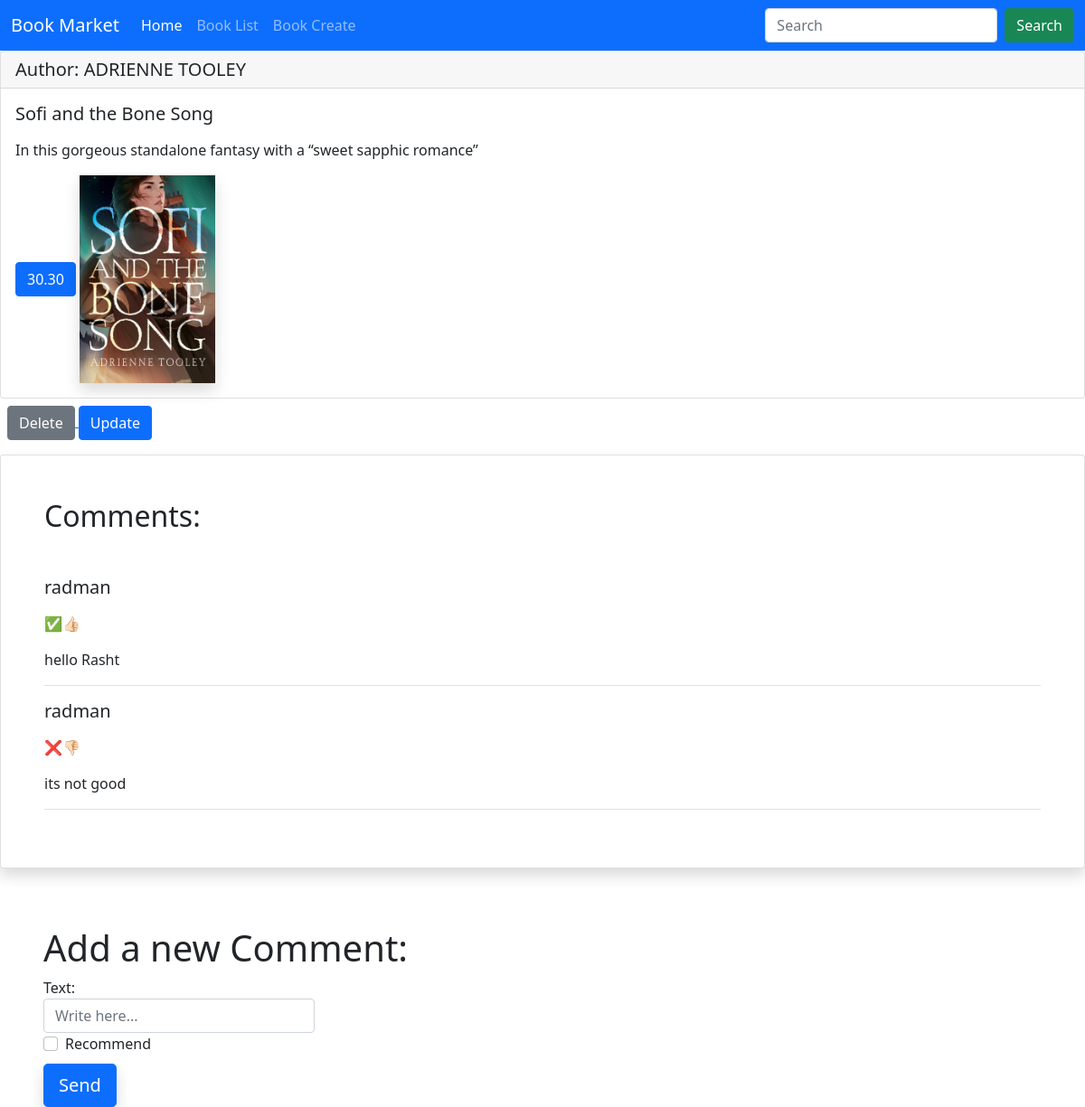
The page /books/2/ on the database its author committed.
### books/models.py (models this page shows, shortened)
class Book(models.Model):
    title = models.CharField(max_length=200)
    author = models.CharField(max_length=200)
    description = models.TextField()
    price = models.DecimalField(max_digits=5, decimal_places=2)
    cover = models.ImageField(upload_to='covers/', blank=True)

class Comment(models.Model):
    user = models.ForeignKey(get_user_model(), on_delete=models.CASCADE)
    book = models.ForeignKey(Book, on_delete=models.CASCADE, related_name='comments')
    text = models.TextField()
    is_active =models.BooleanField(default=True)
    recommend = models.BooleanField(default=True)
    datetime_created = models.DateTimeField(auto_now_add=True)

### accounts/models.py (models this page shows)
class CustomUser(AbstractUser):
    age = models.PositiveIntegerField(null=True, blank=True)

### books/views.py (the view)
# urls.py: path('<int:pk>/', book_detail_view, name='book_detail'),
def book_detail_view(request, pk):
    book = get_object_or_404(Book, pk=pk)
    comments = book.comments.all()
    if request.method=='POST':
        comment_form = CommentForm(request.POST)
        if comment_form.is_valid():
            new_comment = comment_form.save(commit=False)
            new_comment.book = book
            new_comment.user = request.user
            new_comment.save()
            comment_form = CommentForm()
    else:
        comment_form = CommentForm()
    context = {
        'book' : book,
        'comments' : comments,
        'comment_form' : comment_form,
    }
    return render(request, 'book_detail.html', context)

### books/forms.py
class CommentForm(forms.ModelForm):
    class Meta:
        model = Comment
        fields = ('text', 'recommend',)

### books/templatetags/book_tags.py (called while the page is built)
@register.filter(name='get_up')
def to_uppercase(value, arg):
    return f'{arg}: {value.upper()}'

### books/templates/book_detail.html (shortened to what this page needs)
{% extends "_base.html" %}
{% load book_tags %}
{% block content %}
    <div class="card">
        <h5 class="card-header">{{ book.author|get_up:'Author'}}</h5>
        <div class="card-body">
            <h5 class="card-title">{{ book.title|capfirst }}</h5>
            <p class="card-text">{{ book.description|linebreaks }}</p>
            <a href="#" class="btn btn-primary">{{ book.price }}</a>
            {% if book.cover %}
                <img class="shadow" width="150" height="230" src="{{ book.cover.url }}" alt="">
            {% endif %}
        </div>
    </div>
    <div class="mt-2 mx-2">
        <a class="" href="{% url "book_delete" book.id %}">
            <button type="button" class="btn btn-secondary">Delete</button>
        </a>
        <a class="" href="{% url "book_update" book.id %}">
            <button type="button" class="btn btn-primary">Update</button>
        </a>
    </div>
{% if comments %}
<div class="d-flex justify-content-center">
    <div class="card shadow my-3 p-5 w-sm-75 w-100">
        <h2 class="mb-5">Comments:</h2>
        {% for comment in comments %}
            <div class="border-bottom mb-3">
                <h5 class="mb-3">{{ comment.user.username }}</h5>
                {% if comment.recommend %}
                    ✅👍🏻
                {% else %}
                    ❌👎🏻
                {% endif %}
                <p>{{ comment.text|linebreaks }}</p>
            </div>
        {% endfor %}
    </div>
</div>
{% endif %}
      <form class="mt-5 mx-5 w-50" method='POST'>
        <h1>Add a new Comment:</h1>
        <div class="form-row mt-1">
          <div class="form-group col-md-6">
            <label for="inputEmail4">Text:</label>
            <input name="text" type="text" class="form-control" id="inputEmail4" placeholder="Write here...">
          </div>
        <div class="form-group">
          <div class="form-check">
            <input class="form-check-input" type="checkbox" id="gridCheck">
            <label class="form-check-label" for="gridCheck">
              Recommend
            </label>
          </div>
        </div>
        <button type="submit" class="btn btn-primary btn-lg shadow mt-2">Send</button>
      </form>
{% endblock content %}

### rows shown on the page
Book: author|get_up "Author: ADRIENNE TOOLEY", title "Sofi and the Bone Song", description "In this gorgeous standalone fantasy with a “sweet sapphic romance”", price "30.30", cover (picture)
Comment: user.username "radman", text "hello Rasht"
Comment: user.username "radman", text "its not good"
